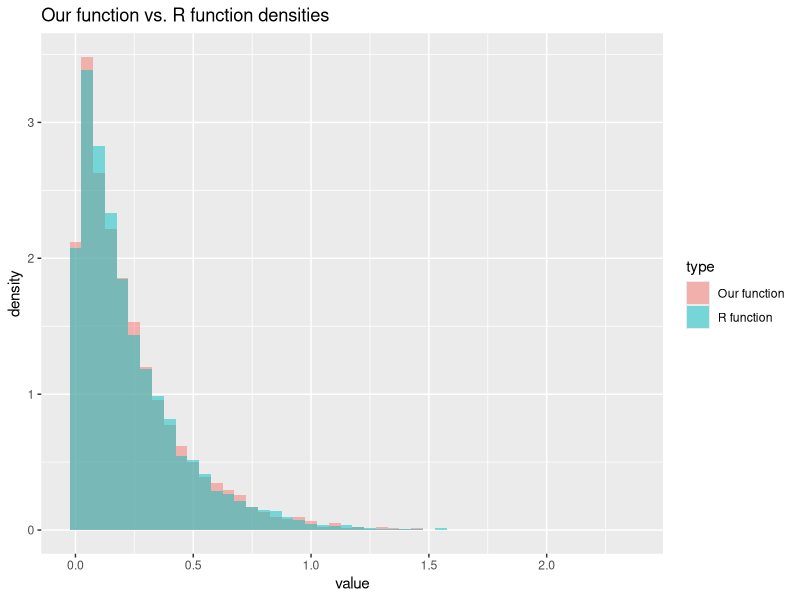
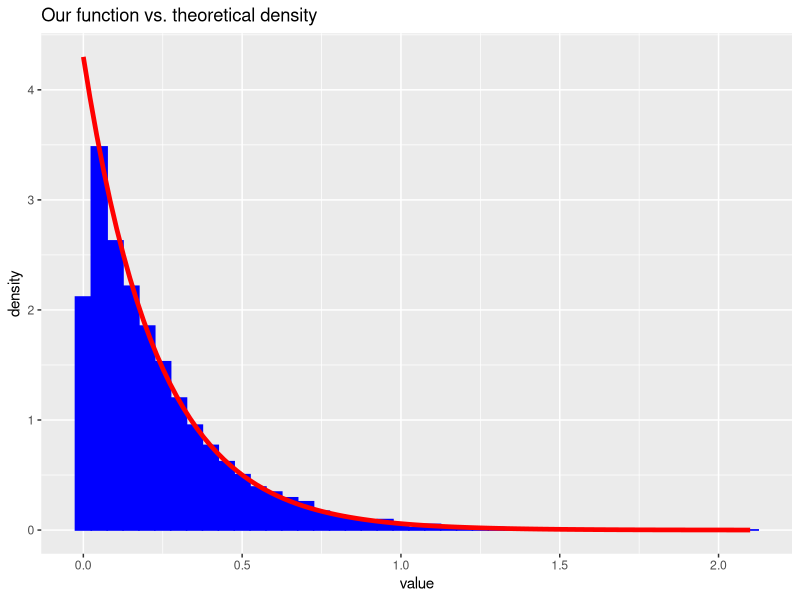
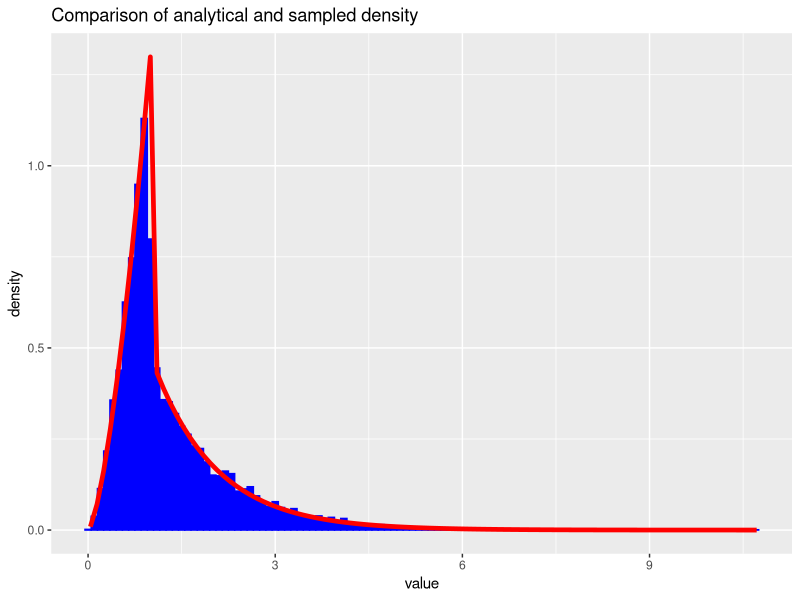
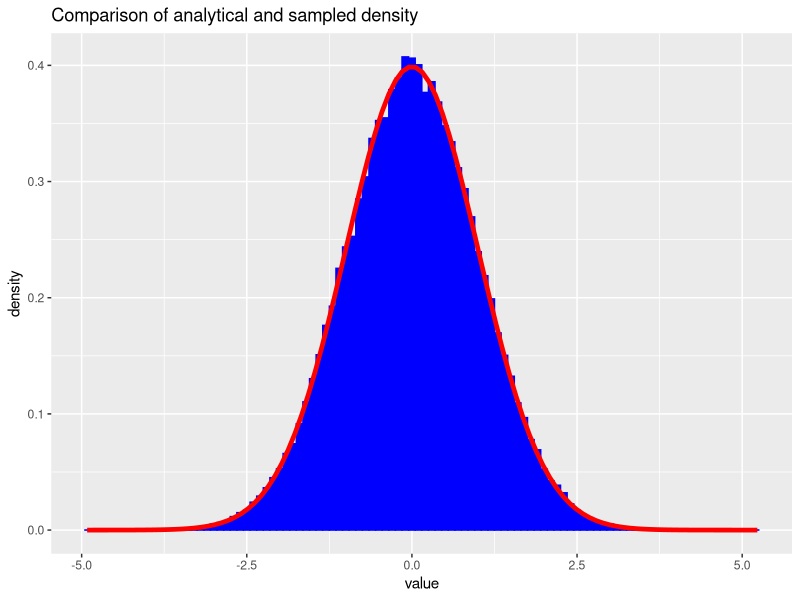
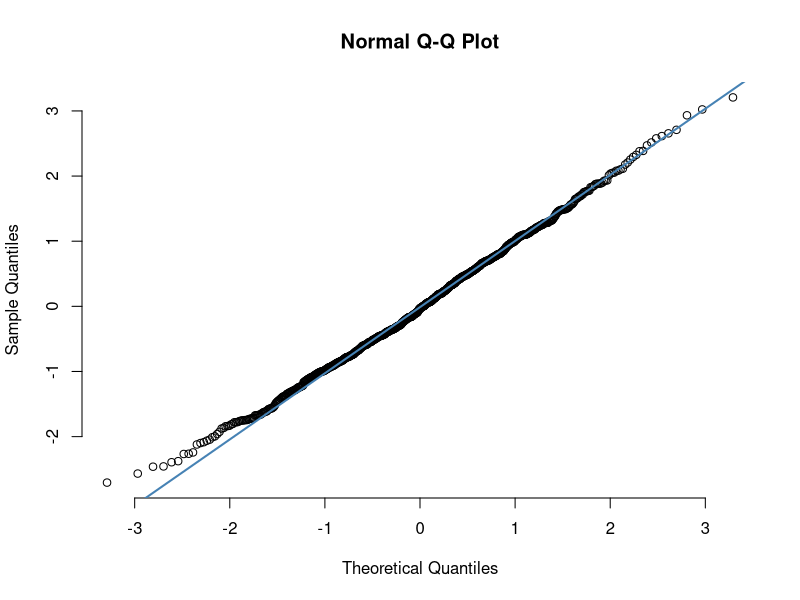
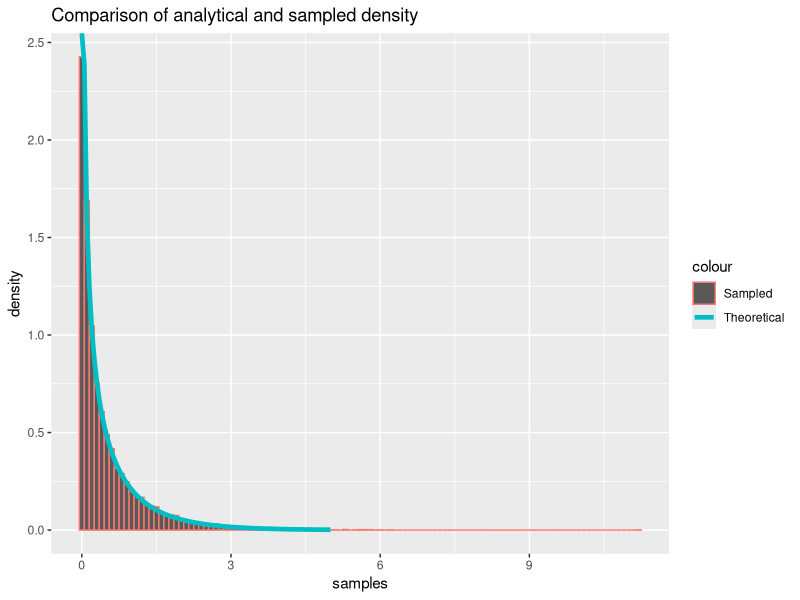
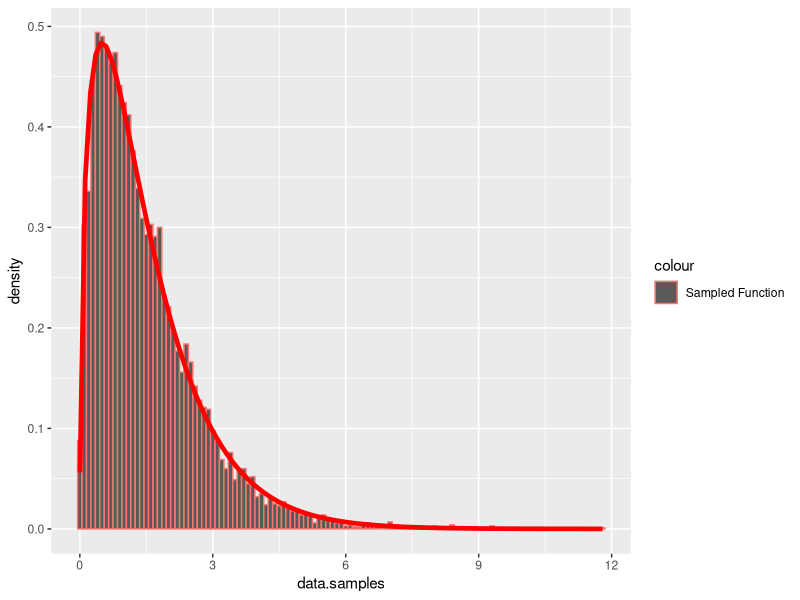
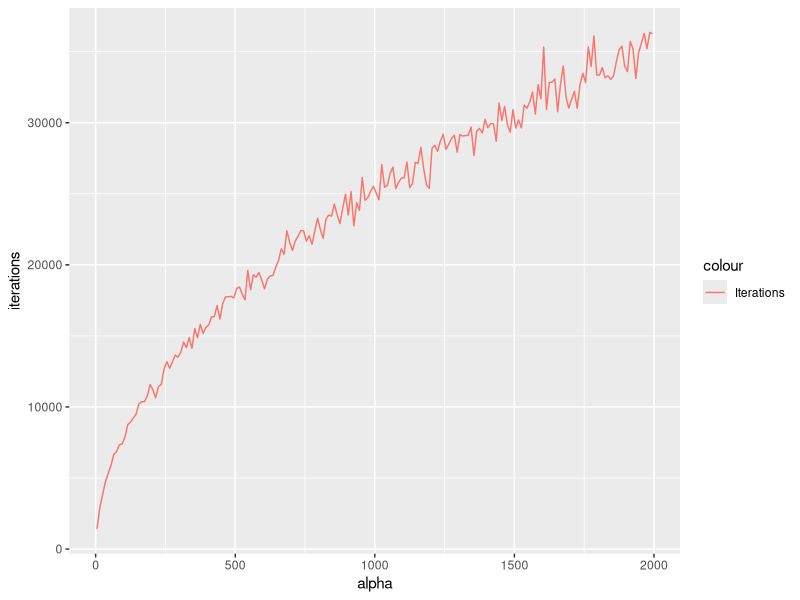

Reproduce these figures in R, in order.
## ---- chunk 1
library(formatR)
showsol <- FALSE
library(knitr)
opts_chunk$set(tidy.opts = list(width.cutoff = 68), tidy = TRUE, warning = FALSE, error = FALSE, message = FALSE, echo = TRUE)
## ---- chunk 2
library(ggplot2)
exponential<- function(lambda, n=1){
  u = runif(n)
  x = -1/lambda*log(u)
  return(x)
}
## ---- chunk 3
n = 10000
lambda = 4.300
x = exponential(lambda,n)
cat('Theoretical mean: ', 1/lambda,' Computed mean: ', mean(x),'\n')
cat('Theoretical variance: ', 1/lambda^2, ' Computed variance: ', var(x))
## ---- chunk 4
y = rexp(n, lambda)
rfunc = data.frame(value = y)
ourfunc = data.frame(value = x)
rfunc$type = 'R function'
ourfunc$type = 'Our function'
df = rbind(rfunc,ourfunc)
ggplot(df, aes(value, fill = type)) + 
   geom_histogram(alpha = 0.5, aes(y = ..density..), binwidth = 0.05, position = 'identity') + ggtitle("Our function vs. R function densities")
df2 <- data.frame(theo=seq(0,max(x),length.out=n), value=x)
h <- ggplot(df2, aes(x = value))
h <- h + geom_histogram(aes(y = ..density..), binwidth=0.05, fill = 'blue', color = 'blue') +stat_function(fun=dexp,geom = "line",size=1.6,col="red",args = (mean=lambda))
h <- h + ggtitle("Our function vs. theoretical density")
h
## ---- chunk 5
f_A2 = function(x, alpha){
  c = alpha*exp(1)/(alpha+exp(1))
  result = vector(length = length(x))
  result[x<1.] = sapply(x[x<1.], function(x) c*x^(alpha - 1))
  result[x>=1.] = sapply(x[x>=1.], function(x) c*exp(-x))
  return(result)
}

F_inv = function(n, alpha){
  c = alpha*exp(1)/(alpha+exp(1))
  u = runif(n)
  result = vector(length = n)
  result[u < c/alpha] = (alpha/c * u[u < c/alpha])^(1/alpha)
  result[u >= c/alpha] = -log(1/alpha + exp(-1) - u[u >= c/alpha]/c)
  return(result)
}

alpha = 2.5
n = 10000
xsamples = F_inv(n, alpha)
c = alpha*exp(1)/(alpha+exp(1))
mean = c/(alpha+1) + 2*c/exp(1)
cat('Theoretical mean: ', mean, ' Sampled mean: ', mean(xsamples))
## ---- chunk 6
variance = c/(alpha+2)+5*c/exp(1) - mean^2
cat('Theoretical variance: ', variance, ' Sampled variance: ', var(xsamples))
## ---- chunk 7
df2 <- data.frame(theo=seq(0,max(xsamples),length.out=n), value=xsamples)
h <- ggplot(df2, aes(x = value))
h <- h + geom_histogram(aes(y = ..density..), binwidth=0.1, col = 'blue', fill = 'blue') +stat_function(fun=f_A2,geom = "line",size=1.6,col="red",args = (mean=alpha))
h <- h + ggtitle("Comparison of analytical and sampled density")
h
## ---- chunk 8
normal <- function(n){
  x_1 <- runif(n/2)
  x_2 <- exponential(1/2, n/2)
  y_1 <- sqrt(x_2)*cos(2*pi*x_1)
  y_2 <- sqrt(x_2)*sin(2*pi*x_1)
  y <- c(y_1,y_2)
  return(y)
}
## ---- chunk 9
n = 100000
x <- normal(n)
cat('Theoretical mean: ', 0,' Computed mean: ', mean(x),'\n')
cat('Theoretical variance: ', 1, ' Computed variance: ', var(x))
## ---- chunk 10
df2 <- data.frame(theo=seq(0,max(x),length.out=n), value=x)
ggplot(df2, aes(x = value)) + geom_histogram(aes(y = ..density..), binwidth=0.1, col = 'blue', fill = 'blue') + stat_function(fun=dnorm,geom = "line",size=1.6,col="red",args = list(mean=0, sd = 1)) + ggtitle("Comparison of analytical and sampled density")

x <- normal(1000)
qqnorm(x, pch = 1, frame = FALSE)
qqline(x, col = "steelblue", lwd = 2)
## ---- chunk 11
normal_d <- function(d, mu, sigma){
  x <- normal(d)
  y <- mu + t(chol(sigma))%*%x
  return(y)
}
## ---- chunk 12
d = 2
n = 100000
mu = c(1,2)
sigma = matrix(c(2.5,3,3,10),ncol=2,nrow=2)
sample = matrix(NA, ncol = d, nrow = n)
for (i in 1:n){
  sample[i,] <- normal_d(d,mu,sigma)
}
average = apply(sample, 2,mean)
cat('Mean vector: \n')
average
covmat = cov(sample)
cat('Covariance matrix: \n')
covmat
## ---- chunk 13
library(nortest)
ad.test(sample[,1])
ad.test(sample[,2])
## ---- chunk 14
library(pracma)

#x = linspace(0, 3, 100)
#alpha = 0.5
#y_gamma = dgamma(x, shape=alpha, rate=1)
#y_prop = 1/(gamma(alpha)) * (1/alpha + exp(-1))*f_A2(x, alpha)

#df10 = data.frame(x, y_gamma, y_prop)
#h <- ggplot(data.frame(x, y_gamma, y_prop))
#h = h + geom_line(aes(x = x, y = y_gamma, colour="Gamma"), size=1.)
#h = h + geom_line(aes(x = x, y = y_prop, color="Proposal"), size=1.)
#h = h + ggtitle(paste("Gamma(",toString(alpha),", 1) vs. proposal"))
#h

## ---- chunk 15
library(pracma)

small_gamma = function(alpha, n=1){
  cat("Small gamma \n")
  result = vector()
  iter = 0
  sampled = 0
  while(sampled < n){

    uniform2 = runif(n)
    x = F_inv(n, alpha)
    c = 1/(gamma(alpha)) * (1/alpha + exp(-1))
  
    probs = dgamma(x, alpha, rate=1) / (c * f_A2(x, alpha))
    
    result = append(result, x[uniform2 <= probs])
    
    sampled = sampled + sum(uniform2 <= probs)
    iter = iter + n
  }
  
  iter = iter - length(result) + n
  
  return(list(samples = result[seq(1:n)], iter = iter))
}

large_gamma <- function(alpha, n=1){
  cat("Large gamma \n")
  #a = sqrt((alpha - 1)^(alpha-1)*exp(1-alpha))
  loga = 1/2 * (alpha - 1) * (log(alpha - 1) - 1)
  logb = 1/2 * (alpha + 1) * (log(alpha + 1) - 1)
  #cat("Sampling for alpha = ", alpha, '\n')
  #cat("loga = ", loga, "\n")
  #cat("logb = ", logb, "\n")

  result = vector(mode="numeric")
  
  i = 0
  iter = 0
  while (i < n){
    iter = iter + 1 
    log_x_1 = loga + log(runif(1))
    log_x_2 = logb + log(runif(1))
    #cat(log_x_1, log_x_2)
    #y = x_2 / x_1
    if (2*log_x_1 <= (alpha - 1)*(log_x_2 - log_x_1) - exp(log_x_2 - log_x_1)){
      result = append(result, exp(log_x_2 - log_x_1))
      i = i + 1
    }
    else{}
  }
  list(samples = result, iter = iter)
}

gamma2 = function(alpha, n  = 1){
  if (alpha <= 1){
    return(small_gamma(alpha, n))
  }
  else if (alpha > 1){
    return(large_gamma(alpha, n))
  }
  else{
    cat("Weird gamma \n")
  }
}

alpha = 0.5
G1 <- small_gamma(alpha, 10000)

G1_filt = G1
df12 = data.frame(G1_filt)

cat('Theoretical mean: ', alpha,' Computed mean: ', mean(G1$samples),'\n')
cat('Theoretical variance: ', alpha, ' Computed variance: ', var(G1$samples))

c = 1/(gamma(alpha)) * (1/alpha + exp(-1))

x_val = linspace(0, 5, 100)

df11 <- data.frame(x = x_val, y=dgamma(x_val, alpha, 1))

h <- ggplot()
h <- h + geom_histogram(data=df12, aes(x=samples, y=..density.., color="Sampled"), binwidth=0.1)
h <- h + geom_line(data=df11, aes(x=x, y=y, color="Theoretical"), size=1.6)
h <- h + ggtitle("Comparison of analytical and sampled density")
h
## ---- chunk 16
alpha = 1.5

G2 = gamma2(alpha, 10000)

cat('Theoretical mean: ', alpha,' Computed mean: ', mean(G2$samples),'\n')
cat('Theoretical variance: ', alpha, ' Computed variance: ', var(G2$samples))

df16 = data.frame(data=G2)

h <- ggplot(df16, aes(x=data.samples))
h <- h + geom_histogram(data=df16, aes(x = data.samples, y=..density.., color="Sampled Function"), binwidth=0.1) 
h <- h + stat_function(fun=dgamma,geom = "line",size=1.6,col="red",args = list(shape=alpha, rate = 1))
h

## ---- chunk 17
iterations = c()


for (alpha in seq(2, 2000, 10)){
  G = gamma2(alpha, 1000)
  iterations = append(iterations, G$iter)
}

df15 = data.frame(alpha = seq(5, 2000, 10), iterations = iterations)

h <- ggplot(df15, aes(x = alpha, y= iterations, color="Iterations"))
h <- h + geom_line()
h
## ---- chunk 18
library(MCMCpack)
#dirichlet <- function(alpha){
#  z<- sapply(alpha,gamma)
#  x <- z/sum(z)
#  return(x)
#}
## ---- chunk 19
Gamma <- function(alpha){
  return(rgamma(1,alpha))
}
k = 5
n = 100000
x <- matrix(NA, ncol = k, nrow = n)
alpha <- exponential(1,k)
for (i in 1:n){
  z <- sapply(alpha, Gamma)
  x[i,] <- z/sum(z)
}
cat('Theoretical mean: ', alpha/sum(alpha),'\n','Computed mean: ', apply(x,2,mean),'\n')
cat('Theoretical variance: ', alpha*(sum(alpha)-alpha)/(sum(alpha)^2*(sum(alpha)+1)),'\n', 'Computed variance: ', apply(x,2,var))
## ---- chunk 20
n <- 50000
alpha <- rep(1,k)
x <- matrix(NA, ncol = k, nrow = n)

for (i in 1:n){
  z <- sapply(alpha, Gamma)
  x[i,] <- z/sum(z)
}
y <- as.vector(rdirichlet(n,alpha))
rfunc = data.frame(value = y)
ourfunc = data.frame(value = as.vector(x))
rfunc$type = 'R function'
ourfunc$type = 'Our function'
df = rbind(rfunc,ourfunc)
ggplot(df, aes(value, fill = type)) + 
   geom_histogram(alpha = 0.5, aes(y = ..density..), position = 'identity') + ggtitle("Our function vs. R function densities")
## ---- chunk 21
df2 <- data.frame(theo=seq(0,max(x[,1]),length.out=n), value=x[,1])
ggplot(df2, aes(x = value)) + geom_histogram(aes(y = ..density..), 
      binwidth = 0.005,fill = 'blue', color = 'blue') + stat_function(fun=dbeta,geom = "line",size=1.6,col="red",args = list(shape1=1,shape2=k-1)) + ggtitle("Our function vs. theoretical density")
